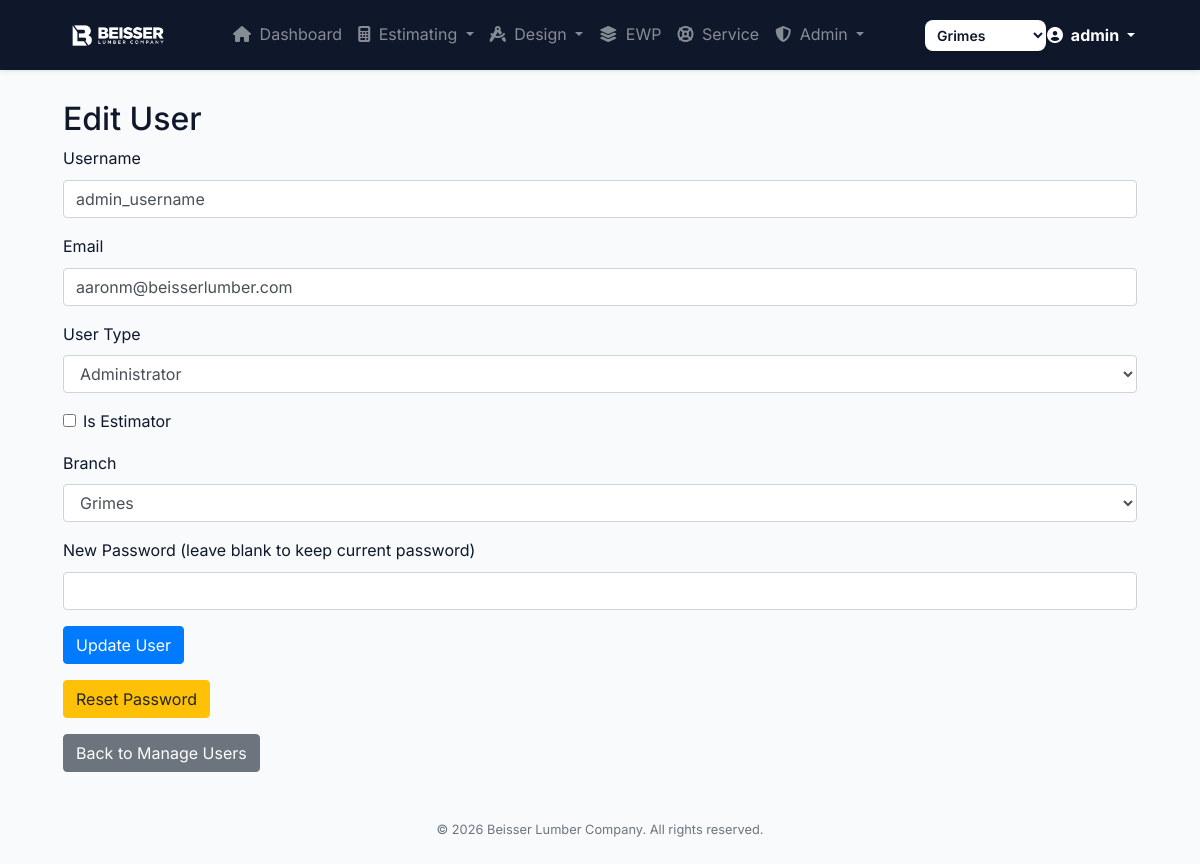
The page /edit_user/1 (signed in) on the database its author committed.
### project/models.py (models this page shows, shortened)
class User(db.Model, UserMixin):
    id = db.Column(db.Integer, primary_key=True)
    username = db.Column(db.String(150), unique=True, nullable=False)
    email = db.Column(db.String(150), unique=True, nullable=False)
    password = db.Column(db.String(255), nullable=False)
    usertype_id = db.Column(db.Integer, db.ForeignKey('user_type.id'), nullable=False)
    estimatorID = db.Column(db.Integer, db.ForeignKey('estimator.estimatorID'), nullable=True)
    user_branch_id = db.Column(db.Integer, db.ForeignKey('branch.branch_id'), nullable=True)
    last_login = db.Column(db.DateTime, nullable=True)
    created_at = db.Column(db.DateTime, default=datetime.utcnow)
    updated_at = db.Column(db.DateTime, default=datetime.utcnow, onupdate=datetime.utcnow)
    is_active = db.Column(db.Boolean, default=True)
    is_admin = db.Column(db.Boolean, default=False)
    is_estimator = db.Column(db.Boolean, default=False)
    login_count = db.Column(db.Integer, default=0)
    usertype = db.relationship('UserType', backref=db.backref('users', lazy=True))
    estimator = db.relationship('Estimator', backref=db.backref('estimators', lazy=True))  # Changed backref name
    branch = db.relationship('Branch', backref=db.backref('branches', lazy=True))  # Changed backref name

### project/blueprints/admin/routes.py (the view, shortened to what this page needs)
@admin.route('/edit_user/<int:user_id>', methods=['GET', 'POST'])
@login_required
def edit_user(user_id):
    if not current_user.is_admin:
        flash('Access denied.', 'danger')
        return redirect(url_for('main.index'))
    user = User.query.get_or_404(user_id)
    form = UpdateUserForm(obj=user)
    form.usertype_id.choices = [(ut.id, ut.name) for ut in UserType.query.all()]
    form.user_branch_id.choices = [(b.branch_id, b.branch_name) for b in Branch.query.all()]
    return render_template('edit_user.html', form=form, user=user)

### project/forms.py
class UpdateUserForm(BaseForm):
    username = StringField('Username', validators=[DataRequired()])
    email = StringField('Email', validators=[DataRequired()])
    usertype_id = SelectField('User Type', coerce=int, choices=[], validators=[DataRequired()])
    estimatorID = SelectField('Estimator', coerce=int, choices=[], validators=[Optional()])
    user_branch_id = SelectField('Branch', coerce=int, choices=[], validators=[DataRequired()])
    is_estimator = BooleanField('Is Estimator')
    password = PasswordField('New Password (leave blank to keep current password)', validators=[Optional()])
    submit = SubmitField('Update')
    def __init__(self, *args, **kwargs):
        super().__init__(*args, **kwargs)
        self.usertype_id.choices = [(ut.id, ut.name) for ut in UserType.query.all()]
        self.estimatorID.choices = [(e.estimatorID, e.estimatorName) for e in Estimator.query.all()]
        self.user_branch_id.choices = [(b.branch_id, b.branch_name) for b in Branch.query.all()]

### project/templates/edit_user.html (shortened to what this page needs)
{% extends "base.html" %}
{% block content %}
<div class="container mt-3">
    <h2>Edit User</h2>
    <form action="{{ url_for('admin.edit_user', user_id=user.id) }}" method="POST">
        <div class="mb-3">
            {{ form.username.label }}<br>
            {{ form.username(size=32, class="form-control") }}
        </div>
        <div class="mb-3">
            {{ form.email.label }}<br>
            {{ form.email(size=32, class="form-control") }}
        </div>
        <div class="mb-3">
            {{ form.usertype_id.label }}<br>
            {{ form.usertype_id(class="form-control") }}
        </div>
        <div class="form-check mb-3">
            {{ form.is_estimator(class="form-check-input") }}
            {{ form.is_estimator.label(class="form-check-label") }}
        </div>
        <div class="mb-3">
            {{ form.user_branch_id.label }}<br>
            {{ form.user_branch_id(class="form-control") }}
        </div>
        <div class="mb-3">
            {{ form.password.label }}<br>
            {{ form.password(size=32, class="form-control") }}
        </div>
        <button type="submit" class="btn btn-primary">Update User</button>
    </form>
    <form action="{{ url_for('admin.reset_password', user_id=user.id) }}" method="POST" class="mt-3">
        <button type="submit" class="btn btn-warning">Reset Password</button>
    </form>
    <a href="{{ url_for('admin.manage_users') }}" class="btn btn-secondary mt-3">Back to Manage Users</a>
</div>
{% endblock %}

### project/templates/base.html (shortened to what this page needs)
<!DOCTYPE html>
<html lang="en">
<head>
    <link href="https://stackpath.bootstrapcdn.com/bootstrap/4.5.2/css/bootstrap.min.css" rel="stylesheet">
    <link rel="stylesheet" href="https://cdnjs.cloudflare.com/ajax/libs/font-awesome/6.4.0/css/all.min.css">
    <link rel="stylesheet" href="//code.jquery.com/ui/1.12.1/themes/base/jquery-ui.css">
    <link rel="stylesheet" href="https://cdn.datatables.net/1.10.20/css/jquery.dataTables.min.css">
    <link href="https://cdnjs.cloudflare.com/ajax/libs/select2/4.0.13/css/select2.min.css" rel="stylesheet">
    <link rel="stylesheet" href="{{ url_for('static', filename='css/main.css') }}">
</head>
<body>
    <nav class="navbar navbar-expand-lg navbar-dark bg-primary navbar-premium fixed-top shadow-sm">
        <div class="container-fluid px-md-5">
            <a class="navbar-brand d-flex align-items-center" href="{{ url_for('main.index') }}">
                <img src="{{ url_for('static', filename='beisser_logo_full_color_RGB.png') }}"
                    alt="Beisser Lumber Company" height="35" class="mr-2 brightness-0-invert">
            </a>
            <div class="collapse navbar-collapse" id="mainNavbar">
                <ul class="navbar-nav mx-auto mb-2 mb-lg-0">
                    {% if current_user.is_authenticated %}
                    <li class="nav-item">
                        <a class="nav-link {% if request.endpoint == 'main.index' %}active{% endif %}"
                            href="{{ url_for('main.index') }}">
                            <i class="fas fa-home mr-1"></i> Dashboard
                        </a>
                    </li>
                    <li class="nav-item dropdown">
                        <a class="nav-link dropdown-toggle {% if 'estimating' in request.path or request.endpoint in ['main.open_bids', 'main.add_bid', 'main.projects', 'main.bids_calendar'] %}active{% endif %}"
                            href="#" id="estimatingDropdown" role="button" data-toggle="dropdown" aria-haspopup="true"
                            aria-expanded="false">
                            <i class="fas fa-calculator mr-1"></i> Estimating
                        </a>
                    </li>
                    <li class="nav-item dropdown">
                        <a class="nav-link dropdown-toggle {% if 'design' in request.path or request.endpoint in ['main.open_designs', 'main.add_design'] %}active{% endif %}"
                            href="#" id="designDropdown" role="button" data-toggle="dropdown" aria-haspopup="true"
                            aria-expanded="false">
                            <i class="fas fa-drafting-compass mr-1"></i> Design
                        </a>
                    </li>
                    <li class="nav-item">
                        <a class="nav-link {% if request.endpoint == 'main.view_layouts' %}active{% endif %}"
                            href="{{ url_for('main.view_layouts') }}">
                            <i class="fas fa-layer-group mr-1"></i> EWP
                        </a>
                    </li>
                    <li class="nav-item">
                        <a class="nav-link {% if request.endpoint == 'main.view_issues' %}active{% endif %}"
                            href="{{ url_for('main.view_issues') }}">
                            <i class="fas fa-life-ring mr-1"></i> Service
                        </a>
                    </li>
                    {% if current_user.is_admin %}
                    <li class="nav-item dropdown">
                        <a class="nav-link dropdown-toggle {% if 'admin' in request.path %}active{% endif %}" href="#"
                            id="adminDropdown" role="button" data-toggle="dropdown" aria-haspopup="true"
                            aria-expanded="false">
                            <i class="fas fa-shield-alt mr-1"></i> Admin
                        </a>
                    </li>
                    {% endif %}
                    {% endif %}
                </ul>
                <div class="d-flex align-items-center ml-lg-4">
                    {% if current_user.is_authenticated %}
                    <select class="form-control form-control-sm border-0 shadow-sm"
                        style="border-radius: var(--radius-md); font-weight: 600; color: var(--primary);"
                        onchange="window.location.href='/set_branch/' + this.value">
                        {% for b in all_branches %}
                        <option value="{{ b.branch_id }}" {% if current_branch_id==b.branch_id %}selected{% endif %}>{{
                            b.branch_name }}</option>
                        {% endfor %}
                    </select>
                </div>
                <div class="dropdown">
                    <button class="btn btn-link text-white dropdown-toggle font-weight-bold p-0 text-decoration-none"
                        type="button" id="userDropdown" data-toggle="dropdown" aria-haspopup="true"
                        aria-expanded="false">
                        <i class="fas fa-user-circle mr-1"></i> {{ current_user.username }}
                    </button>
                </div>
                {% endif %}
            </div>
        </div>
    </nav>
    <div class="content-wrapper">
        <div class="container-fluid mt-4 page-fade-in px-md-5">
            {% block content %}
            {% endblock %}
        </div>
        <footer class="mt-5 pb-4 text-center text-muted small">
            &copy; {{ now.year if now else '2026' }} Beisser Lumber Company. All rights reserved.
        </footer>
</body>
</html>

### project/static/css/main.css (style rules this page uses)
:root { --primary: #0f172a; --primary-hover: #1e293b; --primary-light: #dbeafe; --navbar-height: 70px; --secondary: #64748b; --accent: #f59e0b; --success: #10b981; --danger: #ef4444; --info: #0ea5e9; --background: #f8fafc; --surface: #ffffff; --surface-muted: #f1f5f9; --text-main: #0f172a; --text-muted: #64748b; --text-on-primary: #ffffff; --border: #e2e8f0; --border-focus: #0f172a; --space-xs: 0.25rem; --space-sm: 0.5rem; --space-md: 1rem; --space-lg: 1.5rem; --space-xl: 2rem; --shadow-sm: 0 1px 3px 0 rgb(0 0 0 / 0.1), 0 1px 2px -1px rgb(0 0 0 / 0.1); --shadow-md: 0 4px 6px -1px rgb(0 0 0 / 0.1), 0 2px 4px -2px rgb(0 0 0 / 0.1); --shadow-lg: 0 20px 25px -5px rgb(0 0 0 / 0.1), 0 8px 10px -6px rgb(0 0 0 / 0.1); --shadow-glow: 0 0 15px rgba\(30, 64, 175, 0.3\); --radius-sm: 0.375rem; --radius-md: 0.5rem; --radius-lg: 0.75rem; --radius-full: 9999px; --sidebar-width: 280px; --sidebar-bg: #006834; --sidebar-bg-hover: #004d26; --sidebar-text: #ffffff; }
body { background-color: var(--background); color: var(--text-main); font-family: 'Inter', system-ui, -apple-system, sans-serif; line-height: 1.6; margin: 0; scroll-behavior: smooth; }
.navbar-premium { min-height: var(--navbar-height); background: var(--primary) !important; transition: all 0.3s ease; }
.brightness-0-invert { filter: brightness(0) invert(1); }
.content-wrapper { margin-top: calc(var(--navbar-height) + 30px); transition: none; }
.content-wrapper { margin-left: 0; min-height: 100vh; transition: all 0.4s cubic-bezier(0.165, 0.84, 0.44, 1); padding-bottom: var(--space-xl); }
.page-fade-in { animation: fadeIn 0.5s ease-out; }

### rows shown on the page
User: username "admin"
User: username "admin_username", email "aaronm@beisserlumber.com", usertype_id "Administrator", user_branch_id "Grimes"

### other values the page prints
{{ now.year if now else '2026' }} "2026"
form field value "Grimes"
